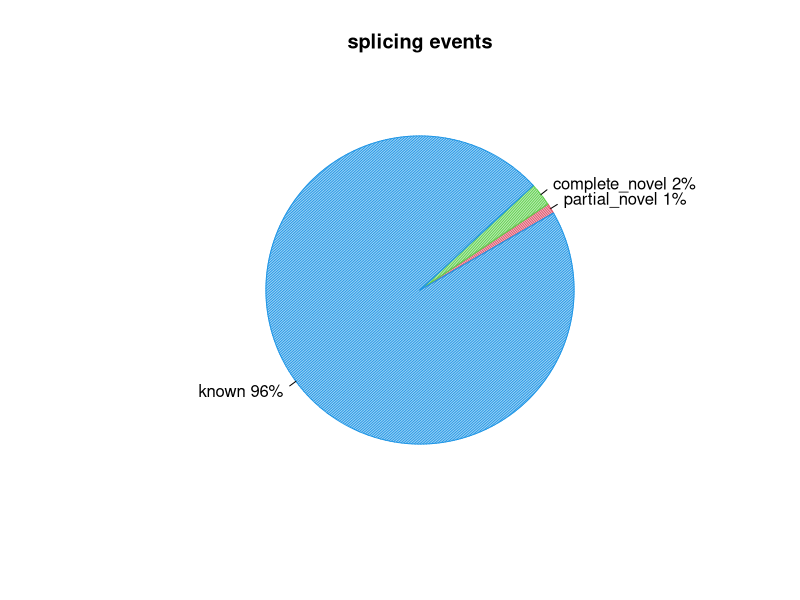
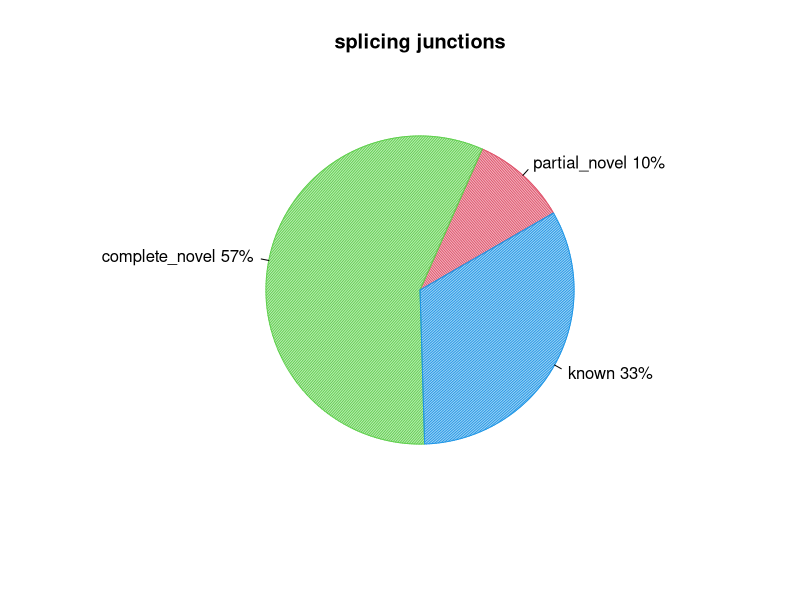

These figures' R source, in order:
pdf("CF98440.splice_events.pdf")
events=c(1.0714678915155624,2.453417070831104,96.39327822339246)
pie(events,col=c(2,3,4),init.angle=30,angle=c(60,120,150),density=c(70,70,70),main="splicing events",labels=c("partial_novel 1%","complete_novel 2%","known 96%"))
dev.off()
pdf("CF98440.splice_junction.pdf")
junction=c(10.04831671954522,57.096495495037644,32.85518778541714)
pie(junction,col=c(2,3,4),init.angle=30,angle=c(60,120,150),density=c(70,70,70),main="splicing junctions",labels=c("partial_novel 10%","complete_novel 57%","known 33%"))
dev.off()
